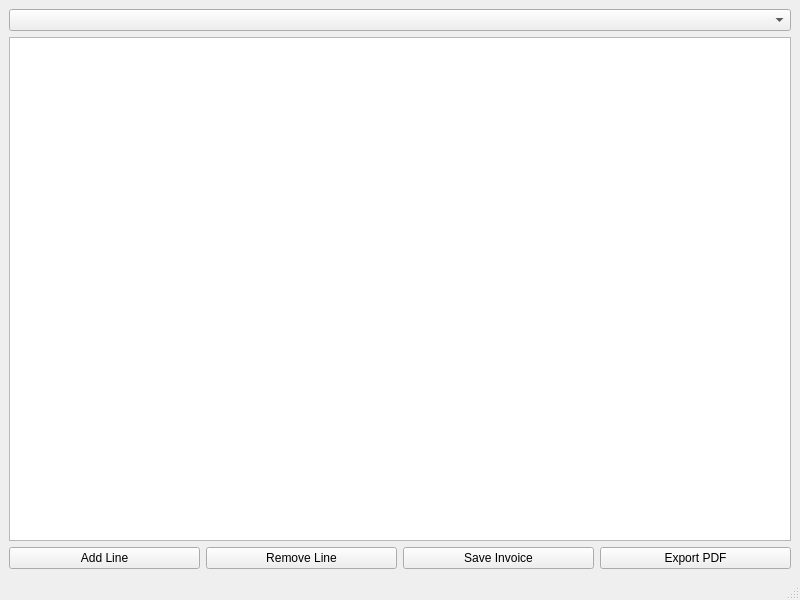
<?xml version="1.0" encoding="UTF-8"?>
<ui version="4.0">
 <class>InvoiceWindow</class>
 <widget class="QMainWindow" name="InvoiceWindow">
  <property name="geometry">
   <rect>
    <x>0</x>
    <y>0</y>
    <width>800</width>
    <height>600</height>
   </rect>
  </property>
  <property name="windowTitle">
   <string>Invoices</string>
  </property>
  <widget class="QWidget" name="centralwidget">
   <layout class="QVBoxLayout" name="verticalLayout">
    <item>
     <widget class="QComboBox" name="customerCombo"/>
    </item>
    <item>
     <widget class="QTableView" name="invoiceTable"/>
    </item>
    <item>
     <layout class="QHBoxLayout" name="buttonLayout">
      <item>
       <widget class="QPushButton" name="addLineButton">
        <property name="text">
         <string>Add Line</string>
        </property>
       </widget>
      </item>
      <item>
       <widget class="QPushButton" name="removeLineButton">
        <property name="text">
         <string>Remove Line</string>
        </property>
       </widget>
      </item>
      <item>
       <widget class="QPushButton" name="saveInvoiceButton">
        <property name="text">
         <string>Save Invoice</string>
        </property>
       </widget>
      </item>
      <item>
       <widget class="QPushButton" name="exportPdfButton">
        <property name="text">
         <string>Export PDF</string>
        </property>
       </widget>
      </item>
     </layout>
    </item>
   </layout>
  </widget>
  <widget class="QMenuBar" name="menubar"/>
  <widget class="QStatusBar" name="statusbar"/>
 </widget>
 <resources/>
 <connections/>
</ui>
